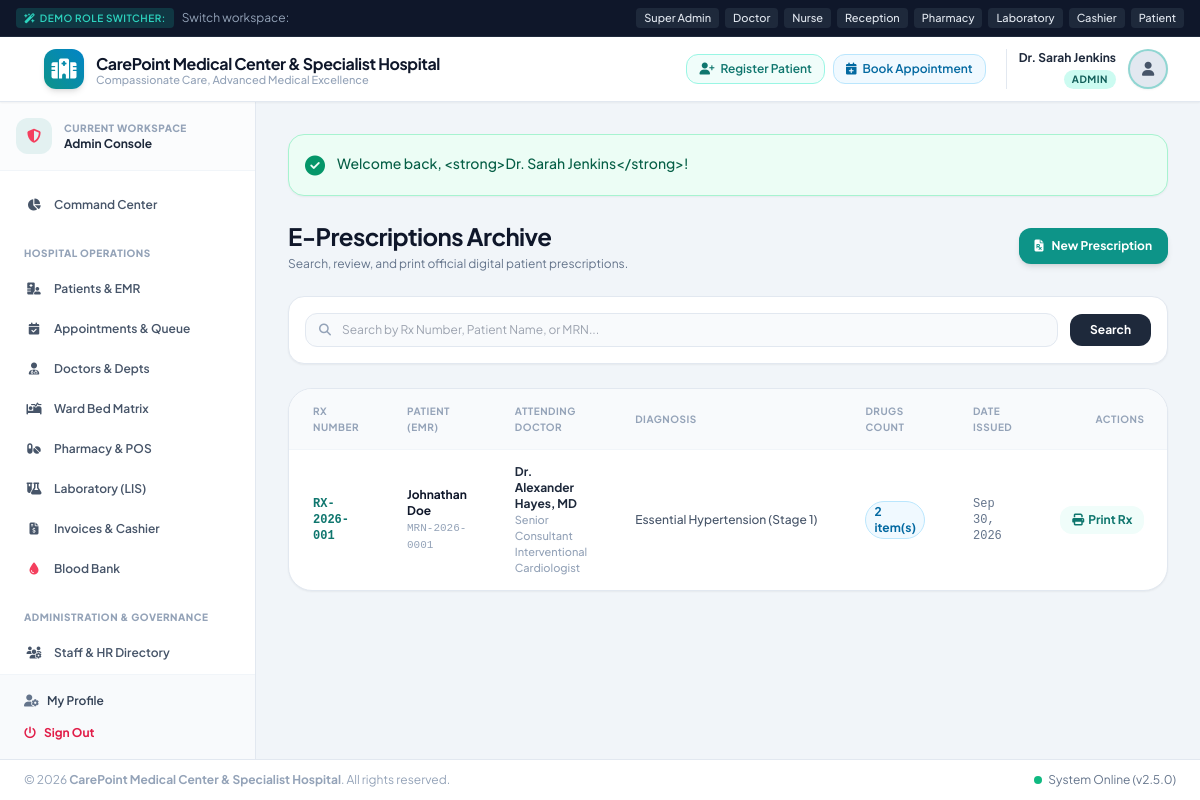
/modules/prescriptions/index.php (signed in), run on the app's committed database.
### tables this page shows
CREATE TABLE IF NOT EXISTS `prescriptions` (
  `id` INT AUTO_INCREMENT PRIMARY KEY,
  `prescription_number` VARCHAR(50) NOT NULL UNIQUE,
  `consultation_id` INT NULL,
  `patient_id` INT NOT NULL,
  `doctor_id` INT NOT NULL,
  `diagnosis` TEXT NULL,
  `advice` TEXT NULL,
  `follow_up_date` DATE NULL,
  `status` ENUM('Active', 'Dispensed', 'Cancelled') DEFAULT 'Active',
  `created_at` TIMESTAMP DEFAULT CURRENT_TIMESTAMP,
  FOREIGN KEY (`consultation_id`) REFERENCES `opd_consultations`(`id`) ON DELETE SET NULL,
  FOREIGN KEY (`patient_id`) REFERENCES `patients`(`id`) ON DELETE CASCADE,
  FOREIGN KEY (`doctor_id`) REFERENCES `doctors`(`id`) ON DELETE CASCADE
);

CREATE TABLE IF NOT EXISTS `patients` (
  `id` INT AUTO_INCREMENT PRIMARY KEY,
  `user_id` INT NULL UNIQUE,
  `mrn` VARCHAR(50) NOT NULL UNIQUE,
  `full_name` VARCHAR(150) NOT NULL,
  `email` VARCHAR(120) NULL,
  `phone` VARCHAR(30) NOT NULL,
  `gender` ENUM('Male', 'Female', 'Other') NOT NULL,
  `date_of_birth` DATE NOT NULL,
  `blood_group` ENUM('A+', 'A-', 'B+', 'B-', 'O+', 'O-', 'AB+', 'AB-', 'Unknown') DEFAULT 'Unknown',
  `address` TEXT NULL,
  `emergency_contact_name` VARCHAR(150) NULL,
  `emergency_contact_phone` VARCHAR(30) NULL,
  `emergency_contact_relation` VARCHAR(60) NULL,
  `allergies` TEXT NULL,
  `chronic_diseases` TEXT NULL,
  `created_at` TIMESTAMP DEFAULT CURRENT_TIMESTAMP,
  `updated_at` TIMESTAMP DEFAULT CURRENT_TIMESTAMP ON UPDATE CURRENT_TIMESTAMP,
  FOREIGN KEY (`user_id`) REFERENCES `users`(`id`) ON DELETE SET NULL
);

CREATE TABLE IF NOT EXISTS `users` (
  `id` INT AUTO_INCREMENT PRIMARY KEY,
  `username` VARCHAR(60) NOT NULL UNIQUE,
  `password_hash` VARCHAR(255) NOT NULL,
  `full_name` VARCHAR(150) NOT NULL,
  `email` VARCHAR(120) NOT NULL UNIQUE,
  `phone` VARCHAR(30) NULL,
  `role` ENUM('admin', 'doctor', 'nurse', 'receptionist', 'pharmacist', 'lab_tech', 'accountant', 'patient') NOT NULL DEFAULT 'patient',
  `avatar` VARCHAR(255) NULL,
  `status` ENUM('active', 'inactive', 'suspended') NOT NULL DEFAULT 'active',
  `created_at` TIMESTAMP DEFAULT CURRENT_TIMESTAMP,
  `updated_at` TIMESTAMP DEFAULT CURRENT_TIMESTAMP ON UPDATE CURRENT_TIMESTAMP
);

CREATE TABLE IF NOT EXISTS `doctors` (
  `id` INT AUTO_INCREMENT PRIMARY KEY,
  `user_id` INT NOT NULL UNIQUE,
  `department_id` INT NOT NULL,
  `specialization` VARCHAR(150) NOT NULL,
  `consultation_fee` DECIMAL(10,2) NOT NULL DEFAULT 50.00,
  `room_no` VARCHAR(30) NULL,
  `experience_years` INT DEFAULT 5,
  `bio` TEXT NULL,
  `schedule_days` VARCHAR(100) DEFAULT 'Mon,Tue,Wed,Thu,Fri',
  `schedule_time_start` TIME DEFAULT '09:00:00',
  `schedule_time_end` TIME DEFAULT '17:00:00',
  `status` ENUM('active', 'on_leave', 'inactive') DEFAULT 'active',
  `created_at` TIMESTAMP DEFAULT CURRENT_TIMESTAMP,
  FOREIGN KEY (`user_id`) REFERENCES `users`(`id`) ON DELETE CASCADE,
  FOREIGN KEY (`department_id`) REFERENCES `departments`(`id`) ON DELETE RESTRICT
);

### config/helpers.php (called while the page is built, shortened)
<?php
function e(?string $string): string {
    return htmlspecialchars($string ?? '', ENT_QUOTES, 'UTF-8');
}
function formatDate(?string $dateString, string $format = 'M d, Y'): string {
    try {
        $dt = new DateTime($dateString);
        return $dt->format($format);
    } catch (Exception $e) {
        return $dateString;
    }
}

### modules/prescriptions/index.php (the view, shortened to what this page needs)
<?php
require_once __DIR__ . '/../../includes/header.php';
$pdo = Database::getConnection();
$search = trim($_GET['search'] ?? '');
$sql = "SELECT p.*, pat.full_name as patient_name, pat.mrn, pat.gender, pat.date_of_birth,
        u.full_name as doctor_name, d.specialization,
        (SELECT COUNT(*) FROM prescription_items pi WHERE pi.prescription_id = p.id) as item_count
        FROM prescriptions p
        JOIN patients pat ON p.patient_id = pat.id
        JOIN doctors d ON p.doctor_id = d.id
        JOIN users u ON d.user_id = u.id
        WHERE 1=1";
$params = [];
$sql .= " ORDER BY p.created_at DESC";
$stmt = $pdo->prepare($sql);
$stmt->execute($params);
$prescriptions = $stmt->fetchAll();
?>
<div class="space-y-6">
    <div class="flex flex-col sm:flex-row sm:items-center sm:justify-between gap-4">
        <div>
            <h1 class="text-2xl font-bold text-slate-900 tracking-tight">E-Prescriptions Archive</h1>
            <p class="text-xs text-slate-500 mt-1">Search, review, and print official digital patient prescriptions.</p>
        </div>
        <div>
            <a href="create.php" class="inline-flex items-center px-4 py-2.5 bg-teal-600 hover:bg-teal-700 text-white text-xs font-bold rounded-xl shadow-md transition">
                <i class="fa-solid fa-file-prescription mr-2"></i> New Prescription
            </a>
        </div>
    </div>
    <div class="bg-white rounded-2xl p-4 border border-slate-200 shadow-sm">
        <form method="GET" action="" class="flex items-center space-x-3">
            <div class="relative flex-1">
                <div class="absolute inset-y-0 left-0 pl-3.5 flex items-center pointer-events-none text-slate-400 text-xs">
                </div>
                <input type="text" name="search" value="<?= e($search) ?>" placeholder="Search by Rx Number, Patient Name, or MRN..." class="w-full pl-9 pr-3 py-2 bg-slate-50 border border-slate-200 rounded-xl text-xs focus:ring-2 focus:ring-teal-500 focus:bg-white focus:outline-none">
            </div>
            <button type="submit" class="px-5 py-2 bg-slate-800 hover:bg-slate-900 text-white rounded-xl text-xs font-bold transition">
                Search
            </button>
        </form>
    </div>
    <div class="bg-white rounded-3xl border border-slate-200 shadow-sm overflow-hidden">
        <div class="overflow-x-auto">
            <table class="w-full text-left text-xs text-slate-600">
                <thead class="bg-slate-50 text-slate-400 font-bold uppercase text-[10px] tracking-wider border-b border-slate-100">
                    <tr>
                        <th class="py-3.5 px-6">Rx Number</th>
                        <th class="py-3.5 px-6">Patient (EMR)</th>
                        <th class="py-3.5 px-6">Attending Doctor</th>
                        <th class="py-3.5 px-6">Diagnosis</th>
                        <th class="py-3.5 px-6">Drugs Count</th>
                        <th class="py-3.5 px-6">Date Issued</th>
                        <th class="py-3.5 px-6 text-right">Actions</th>
                    </tr>
                </thead>
                <tbody class="divide-y divide-slate-100 font-medium">
                    <?php if (!empty($prescriptions)): ?>
                        <?php foreach ($prescriptions as $rx): ?>
                            <tr class="hover:bg-slate-50/80 transition">
                                <td class="py-3.5 px-6 font-mono font-bold text-teal-700">
                                    <?= e($rx['prescription_number']) ?>
                                </td>
                                <td class="py-3.5 px-6">
                                    <a href="<?= APP_URL ?>/modules/patients/view.php?id=<?= $rx['patient_id'] ?>" class="font-bold text-slate-900 hover:text-teal-600 block">
                                        <?= e($rx['patient_name']) ?>
                                    </a>
                                    <span class="text-[11px] text-slate-400 font-mono"><?= e($rx['mrn']) ?></span>
                                </td>
                                <td class="py-3.5 px-6">
                                    <span class="font-bold text-slate-800 block"><?= e($rx['doctor_name']) ?></span>
                                    <span class="text-[11px] text-slate-400"><?= e($rx['specialization']) ?></span>
                                </td>
                                <td class="py-3.5 px-6 max-w-xs truncate">
                                    <?= e($rx['diagnosis'] ?: 'Clinical Consult') ?>
                                </td>
                                <td class="py-3.5 px-6">
                                    <span class="inline-flex items-center px-2 py-0.5 rounded-full text-xs font-bold bg-sky-50 text-sky-700 border border-sky-200">
                                        <?= $rx['item_count'] ?> item(s)
                                    </span>
                                </td>
                                <td class="py-3.5 px-6 font-mono text-slate-500">
                                    <?= formatDate($rx['created_at']) ?>
                                </td>
                                <td class="py-3.5 px-6 text-right space-x-1 whitespace-nowrap">
                                    <a href="print.php?id=<?= $rx['id'] ?>" target="_blank" class="inline-flex items-center px-3 py-1.5 rounded-xl bg-teal-50 hover:bg-teal-100 text-teal-700 font-bold text-xs transition">
                                        <i class="fa-solid fa-print mr-1"></i> Print Rx
                                    </a>
                                </td>
                            </tr>
                        <?php endforeach; ?>
                    <?php endif; ?>
                </tbody>
            </table>
        </div>
    </div>
</div>
<?php require_once __DIR__ . '/../../includes/footer.php'; ?>

### assets/css/style.css (style rules this page uses)
body { font-family: 'Plus Jakarta Sans', -apple-system, BlinkMacSystemFont, "Segoe UI", Roboto, sans-serif; color: #1e293b; background-color: #f8fafc; }

### data on the page
prescriptions: prescription_number "RX-2026-001", patient.full_name "Johnathan Doe", patient.mrn "MRN-2026-0001", users.full_name "Dr. Alexander Hayes, MD", doctor.specialization "Senior Consultant Interventional Cardiologist", diagnosis "Essential Hypertension (Stage 1)", item_count "2", created_at "Sep 30, 2026"

### other printed values
$hospitalName "CarePoint Medical Center & Specialist Hospital"
$hospitalTagline "Compassionate Care, Advanced Medical Excellence"
$user['name'] "Dr. Sarah Jenkins"
$user['role'] "ADMIN"
$userRole "Admin"
$flash['message'] "Welcome back, <strong>Dr. Sarah Jenkins</strong>!"
getSetting('hospital_name', DEFAULT_HOSPITAL_NAME) "CarePoint Medical Center & Specialist Hospital"
APP_VERSION "2.5.0"
